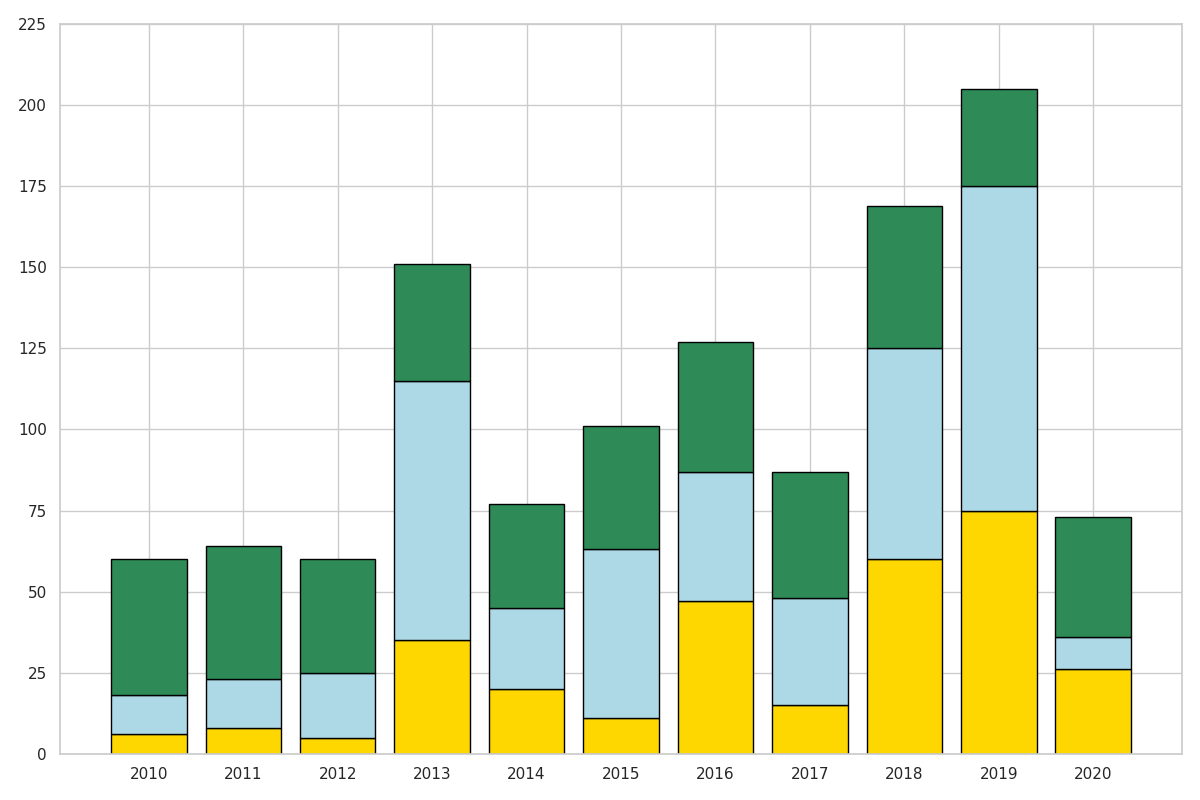

The script that drew this image:
import matplotlib.pyplot as plt
import numpy as np

years = np.arange(2010, 2021)

# Randomly altered energy values within the same structure
solar_energy = np.array([6, 8, 5, 35, 20, 11, 47, 15, 60, 75, 26])
wind_energy = np.array([12, 15, 20, 80, 25, 52, 40, 33, 65, 100, 10])
hydropower_energy = np.array([42, 41, 35, 36, 32, 38, 40, 39, 44, 30, 37])

fig, ax = plt.subplots(figsize=(12, 8))

ax.bar(years, solar_energy, color='gold', edgecolor='black')
ax.bar(years, wind_energy, bottom=solar_energy, color='lightblue', edgecolor='black')
ax.bar(years, hydropower_energy, bottom=solar_energy + wind_energy, color='seagreen', edgecolor='black')

ax.set_xticks(years)
ax.set_yticks(np.arange(0, 250, 25))

plt.tight_layout()

plt.show()
